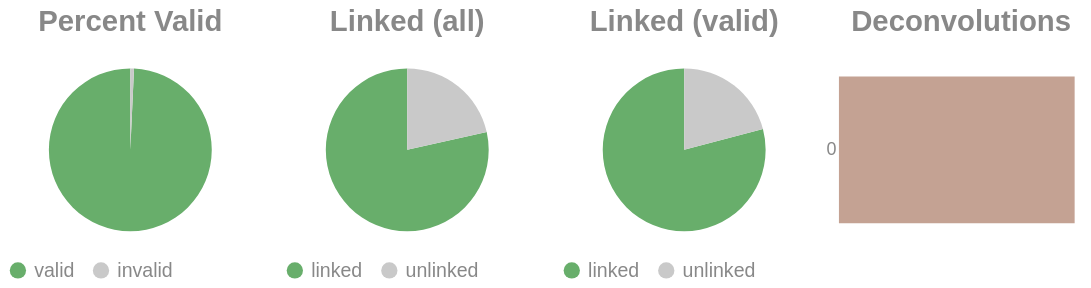

The cell this chart's notebook holds for it:
### Code cell
if SKIPLR:
    pass
else:
    clash = Counter()
    for i in valids['molecule'].to_list():
        _mol = i.split("-")
        if len(_mol) == 1:
            clash.update('0')
        else:
            clash.update(_mol[-1])

    _d = {"deconvolutions": [], 'count': []}
    for k,v in clash.items():
        _d['deconvolutions'].append(k)
        _d['count'].append(v)

    tot_valid = valids['reads'].sum()
    mask = valids['reads'] >= 2
    n_linked_reads = valids.filter(mask)['reads'].sum()
    if n_linked_reads == 0:
        print_html("No linked molecules (>=2 reads) were detected; skipping linked-only distributions.")
        SKIPLR = True
    else:
        perc_valid = round(tot_valid / n_reads, 4)
        linked_perc_abs = round(n_linked_reads / n_reads, 4)
        linked_perc = round(n_linked_reads / tot_valid, 4)

    _valid = pl.DataFrame({"valids": ['valid', 'invalid'], "count": [tot_valid, n_reads - tot_valid]})
    _linked_abs = pl.DataFrame({"linked (absolute)": ['linked', 'unlinked'], "count": [n_linked_reads, n_reads - n_linked_reads]})
    _linked_rel = pl.DataFrame({"linked (valids)": ['linked', 'unlinked'], "count": [n_linked_reads, tot_valid - n_linked_reads]})

    (
        alt.hconcat(
            piechart(_valid, goodval = 'valid', title = "Percent Valid"),
            piechart(_linked_abs, goodval = "linked", title =  "Linked (all)"),
            piechart(_linked_rel, goodval = "linked", title =  "Linked (valid)"),
            convolutionbar(pl.DataFrame(_d), title = "Deconvolutions"),
            center = True,
            bounds = 'flush'
        )
        .resolve_scale(color='independent')
        .resolve_legend('independent')
        .properties(usermeta={'embedOptions': {"actions": False}})
    ).display()

### Figure 1 — Vega-Lite specification as saved in the notebook (floating-point values rounded to 4 significant figures)
{"width": "container", "height": 400, "config": {"title": {"anchor": "start", "dy": -15, "fontSize": 18, "color": "#888888", "subtitleColor": "#888888", "subtitleFontSize": 14}, "arc": {"fill": "#0072B2"}, "axis": {"domainColor": "#888888", "domainWidth": 0.5, "gridWidth": 0.2, "grid": false, "titleFontWeight": 400, "titleFontSize": 15, "labelFontSize": 11, "labelColor": "#888888", "tickColor": "#888888", "tickWidth": 0.2, "titleColor": "#888888"}, "axisBand": {"grid": false}, "axisX": {"grid": true, "tickSize": 10, "domainCap": "round"}, "axisY": {"domain": false, "grid": true, "tickSize": 0, "domainCap": "round"}, "background": "transparent", "header": {"labelFontSize": 15, "labelColor": "#888888", "titleFontSize": 15, "titleFontWeight": 600, "titleColor": "#888888"}, "legend": {"labelFont": "sans-serif", "labelFontSize": 12, "labelColor": "#888888", "symbolSize": 100, "symbolType": "circle", "titleFontSize": 12, "titlePadding": 10, "titleColor": "#888888", "title": null}, "range": {"category": ["#E69F00", "#56B4E9", "#009E73", "#F0E442", "#0072B2", "#D55E00", "#CC79A7", "#000000"], "diverging": ["#cfe8f3", "#a2d4ec", "#73bfe2", "#46abdb", "#1696d2", "#12719e"]}, "area": {"fill": "#0072B2", "fillOpacity": 0.7, "line": true, "strokeOpacity": 0.7}, "line": {"color": "#0072B2", "stroke": "#0072B2", "strokeWidth": 2}, "trail": {"color": "#0072B2", "stroke": "#0072B2", "strokeWidth": 0, "size": 1}, "point": {"filled": true, "fillOpacity": 1.0, "size": 95}, "text": {"color": "#888888", "fontSize": 11, "align": "right", "fontWeight": 400, "size": 11}, "bar": {"fill": "#0072B2", "stroke": null}, "view": {"stroke": null, "continuousWidth": 660, "continuousHeight": 400}}, "hconcat": [{"data": {"name": "data-9820da472f7f243405e8357f559c8955"}, "mark": {"type": "arc"}, "encoding": {"color": {"field": "valids", "legend": {"orient": "bottom", "title": null}, "scale": {"domain": ["valid", "invalid"], "range": ["#68ae6b", "#C9C9C9"]}, "title": "Valids", "type": "nominal"}, "theta": {"field": "count", "type": "quantitative"}, "tooltip": [{"field": "valids", "title": "Valids", "type": "ordinal"}, {"field": "percent", "format": ".2%", "title": "Percent", "type": "quantitative"}, {"field": "count", "title": "Count", "type": "quantitative"}]}, "height": 100, "title": {"text": "Percent Valid", "align": "center", "anchor": "middle"}, "transform": [{"calculate": "datum.count / 4937951", "as": "percent"}], "width": 150}, {"data": {"name": "data-31f106d153d7de4f211e060f3f327c02"}, "mark": {"type": "arc"}, "encoding": {"color": {"field": "linked (absolute)", "legend": {"orient": "bottom", "title": null}, "scale": {"domain": ["linked", "unlinked"], "range": ["#68ae6b", "#C9C9C9"]}, "title": "Linked (Absolute)", "type": "nominal"}, "theta": {"field": "count", "type": "quantitative"}, "tooltip": [{"field": "linked (absolute)", "title": "Linked (Absolute)", "type": "ordinal"}, {"field": "percent", "format": ".2%", "title": "Percent", "type": "quantitative"}, {"field": "count", "title": "Count", "type": "quantitative"}]}, "height": 100, "title": {"text": "Linked (all)", "align": "center", "anchor": "middle"}, "transform": [{"calculate": "datum.count / 4937951", "as": "percent"}], "width": 150}, {"data": {"name": "data-23d9c8965e118503e3f563cfd615f542"}, "mark": {"type": "arc"}, "encoding": {"color": {"field": "linked (valids)", "legend": {"orient": "bottom", "title": null}, "scale": {"domain": ["linked", "unlinked"], "range": ["#68ae6b", "#C9C9C9"]}, "title": "Linked (Valids)", "type": "nominal"}, "theta": {"field": "count", "type": "quantitative"}, "tooltip": [{"field": "linked (valids)", "title": "Linked (Valids)", "type": "ordinal"}, {"field": "percent", "format": ".2%", "title": "Percent", "type": "quantitative"}, {"field": "count", "title": "Count", "type": "quantitative"}]}, "height": 100, "title": {"text": "Linked (valid)", "align": "center", "anchor": "middle"}, "transform": [{"calculate": "datum.count / 4902093", "as": "percent"}], "width": 150}, {"data": {"name": "data-4a602e0231dc105f946034407543cf76"}, "mark": {"type": "bar"}, "encoding": {"color": {"field": "deconvolutions", "legend": null, "scale": {"scheme": "lightgreyred"}, "type": "nominal"}, "tooltip": [{"field": "deconvolutions", "title": "Deconvolutions", "type": "ordinal"}, {"field": "percent", "format": ".2%", "title": "Percent", "type": "quantitative"}, {"field": "count", "title": "Count", "type": "quantitative"}], "x": {"axis": null, "field": "count", "type": "quantitative"}, "y": {"field": "deconvolutions", "sort": "ascending", "title": null, "type": "nominal"}}, "height": 100, "title": {"text": "Deconvolutions", "align": "center", "anchor": "middle"}, "transform": [{"calculate": "datum.count / 1736322", "as": "percent"}], "width": 150}], "bounds": "flush", "center": true, "resolve": {"legend": {"angle": "independent"}, "scale": {"color": "independent"}}, "usermeta": {"embedOptions": {"actions": false}}, "$schema": "https://vega.github.io/schema/vega-lite/v6.1.0.json", "datasets": {"data-9820da472f7f243405e8357f559c8955": [{"valids": "valid", "count": 4902093}, {"valids": "invalid", "count": 35858}], "data-31f106d153d7de4f211e060f3f327c02": [{"linked (absolute)": "linked", "count": 3877786}, {"linked (absolute)": "unlinked", "count": 1060165}], "data-23d9c8965e118503e3f563cfd615f542": [{"linked (valids)": "linked", "count": 3877786}, {"linked (valids)": "unlinked", "count": 1024307}], "data-4a602e0231dc105f946034407543cf76": [{"deconvolutions": "0", "count": 1736322}]}}
